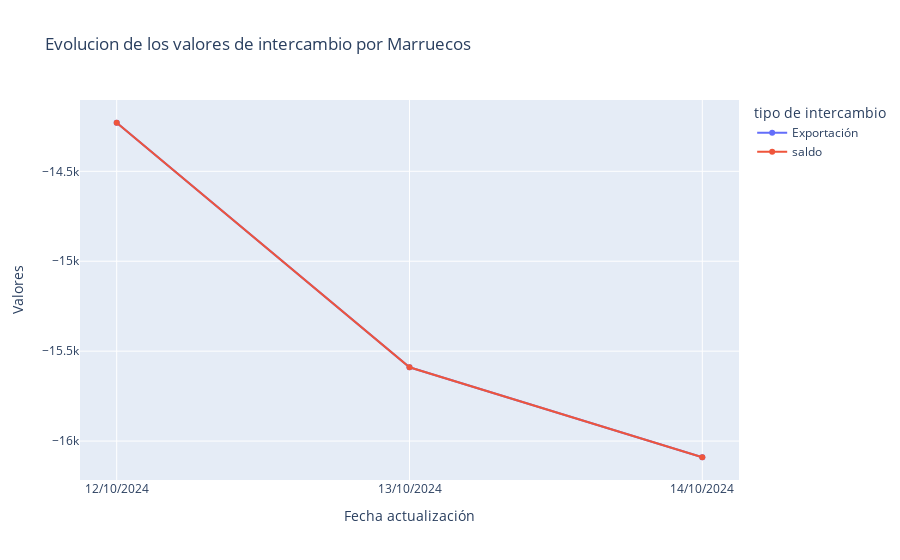

The notebook cell saved with this chart:
### Code cell
fig = px.line(df_intercambio[df_intercambio['nombre'] == 'Marruecos'], x = 'Fecha actualización', y = 'Valores', color= 'tipo de intercambio',
              line_group='tipo de intercambio',
              title= 'Evolucion de los valores de intercambio por Marruecos',
              markers= True)

fig.show()

### Figure 1 — Plotly figure (JSON) as saved in the notebook; plotly's stock layout.template omitted (floating-point values rounded to 4 significant figures)
{"data": [{"hovertemplate": "tipo de intercambio=Exportación<br>Fecha actualización=%{x}<br>Valores=%{y}<extra></extra>", "legendgroup": "Exportación", "line": {"color": "#636efa", "dash": "solid"}, "marker": {"symbol": "circle"}, "mode": "markers+lines", "name": "Exportación", "orientation": "v", "showlegend": true, "type": "scatter", "x": ["12/10/2024", "13/10/2024", "14/10/2024"], "xaxis": "x", "y": [-14230, -15590, -16090], "yaxis": "y"}, {"hovertemplate": "tipo de intercambio=saldo<br>Fecha actualización=%{x}<br>Valores=%{y}<extra></extra>", "legendgroup": "saldo", "line": {"color": "#EF553B", "dash": "solid"}, "marker": {"symbol": "circle"}, "mode": "markers+lines", "name": "saldo", "orientation": "v", "showlegend": true, "type": "scatter", "x": ["12/10/2024", "13/10/2024", "14/10/2024"], "xaxis": "x", "y": [-14230, -15590, -16090], "yaxis": "y"}], "layout": {"legend": {"title": {"text": "tipo de intercambio"}, "tracegroupgap": 0}, "title": {"text": "Evolucion de los valores de intercambio por Marruecos"}, "xaxis": {"anchor": "y", "domain": [0, 1], "title": {"text": "Fecha actualización"}}, "yaxis": {"anchor": "x", "domain": [0, 1], "title": {"text": "Valores"}}}}
